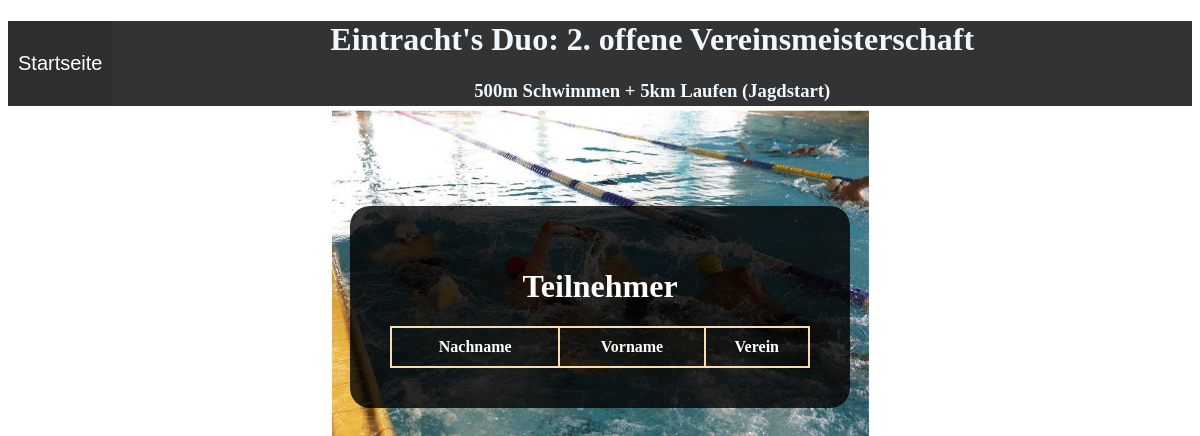
Page /dashboard on the earlier database version.
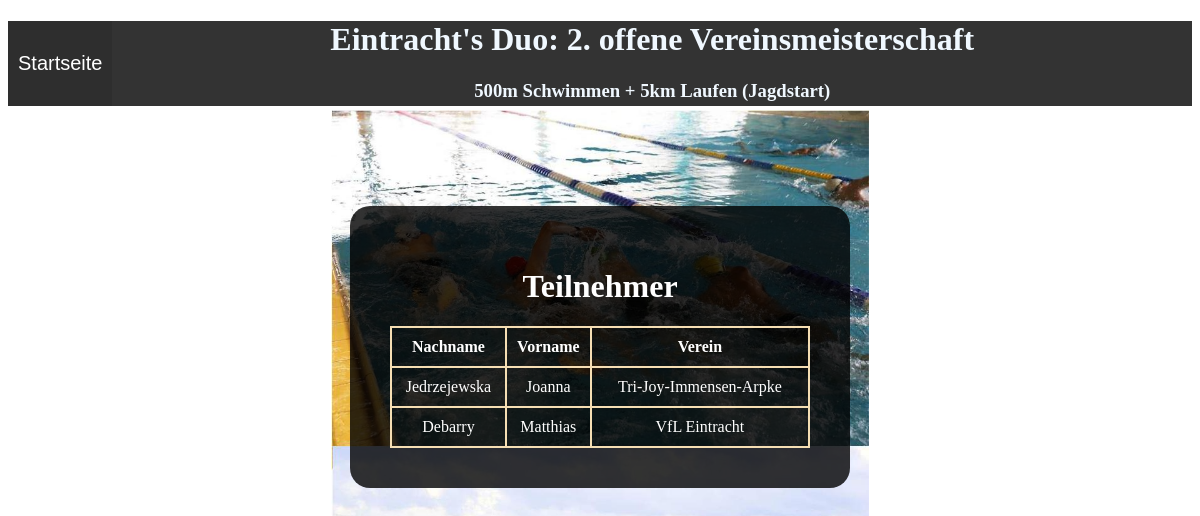
Same page on the later database version.
### app.py (models this page shows)
class Contestant(db.Model):
    id = db.Column(db.Integer, primary_key=True)
    gender = db.Column(db.String(10))
    first_name = db.Column(db.String(20))
    last_name = db.Column(db.String(80))
    email = db.Column(db.String(80), unique=True)
    year_of_birth = db.Column(db.Integer)
    telephone = db.Column(db.String(25))
    club = db.Column(db.String(50))
    contest = db.Column(db.String(25))
    confirmation = db.Column(db.String())
    time = db.Column(db.DateTime(), default=datetime.datetime.now())
    active = db.Column(db.Boolean(), default=False)
    ip = db.Column(db.String(16))

### app.py (the view)
@app.route('/dashboard', methods=['GET', 'POST'])
def list_all():
    query = db.session.query_property()
    contestants = Contestant.query.filter_by(active=True).all()
    return render_template("dashboard.html", contestants=contestants)

### templates/dashboard.html (shortened to what this page needs)
<!doctype html>
<html>
<head>
    <link rel="stylesheet" type="text/css" href="../static/css/main.css">
</head>
<body>
    <div class="headliner">
        <button class="home-btn" onclick="window.location.href = '/';">Startseite</button>
        <h1>Eintracht's Duo: 2. offene Vereinsmeisterschaft</h1>
	<h3>500m Schwimmen + 5km Laufen (Jagdstart)</h3>
    </div>
    <div class="table-wrap">
        <table>
            <caption><h1>Teilnehmer</h1></caption>
            <tr>
                <th>Nachname</th>
                <th>Vorname</th>
                <th>Verein</th>
            </tr>
            {% for row in contestants %}
            <tr>
                <td>{{row.last_name}}</td>
                <td>{{row.first_name}}</td>
                <td>{{row.club}}</td>
            </tr>
            {% endfor %}
          </table>
    </div>
</body>
</html>

### static/css/main.css (style rules this page uses)
body { background-image: url("background.png"); background-size: cover; background-repeat: no-repeat; background-position: center 110px; }
.headliner { height: 85px; background-color: rgba(0,0,0,0.8); margin: 0; text-align: center; font-size: 16px; color: aliceblue; }
.home-btn { float: left; font-size: 20px; padding: 10px; height: 100%; background-color: rgba(0,0,0,0.10); color: #FFF; border: none; }
.table-wrap { max-width: 500px; border-radius: 20px; margin: auto; background-color: rgba(0,0,0,0.8); box-sizing: border-box; padding: 40px; color: #FFF; margin-top: 100px; }
table { width: 100%; }
th { text-align: left; }
table, th, td { border: 2px solid wheat; border-collapse: collapse; text-align: center; }
th, td { padding: 10px 0px; }

Differences in the rows shown:
added Contestant: last_name "Jedrzejewska", first_name "Joanna", club "Tri-Joy-Immensen-Arpke"
added Contestant: last_name "Debarry", first_name "Matthias", club "VfL Eintracht"
